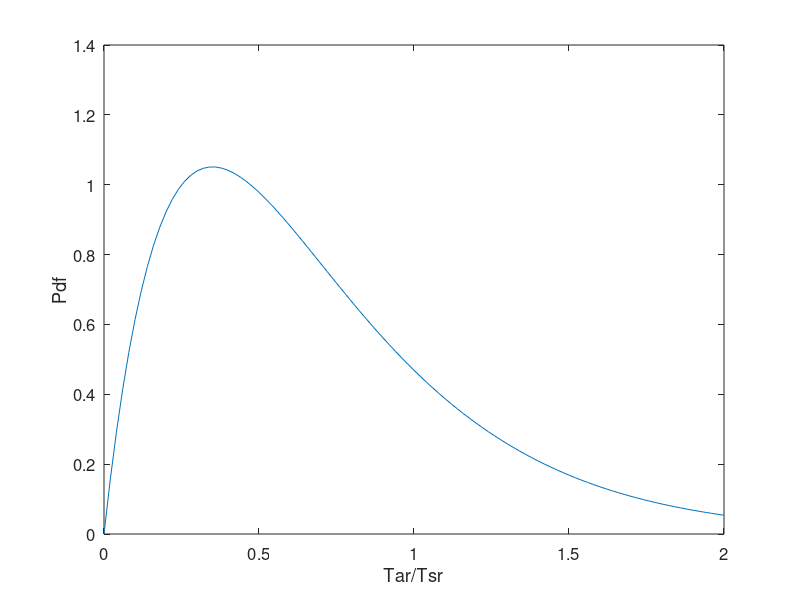
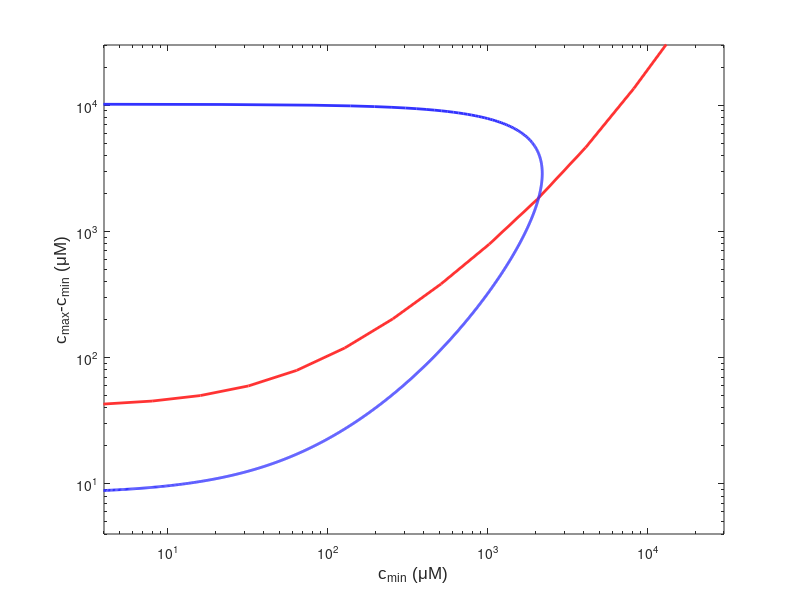

Write the MATLAB code that produced these figures, in order. (Note: this script raises an error after producing the figures.)
% code for obtaining the phase diagram 

clc; clear;
%% parameters for ligand-receptor bindings 
KI1 = 18.2;		%Dissociation constant of MeAsp binding to inactive Tar, unit:uM
KA1 = 3000;     %Dissociation constant of MeAsp binding to active Tar, unit:uM
KI2 = 70;		%Dissociation constant of serine binding to inactive Tsr, unit:uM
KA2 = 1000;     %Dissociation constant of serine binding to active Tsr, unit:uM
KI3 = 1500;		%Dissociation constant of MeAsp binding to inactive Tsr, unit:uM
KA3 = 3500;     %Dissociation constant of MeAsp binding to active Tsr, unit:uM

coff_ita=15; 
cm=2000;       % loading conc. of MeAsp
gm=cm/3;       % drop of MeAsp gradient


%% parameters for log-normal distribution of Tar/Tsr
% f_c= 0.05;   % f_c
% mu = -0.7; 
% sigma = .75; 
% 
% r0=logninv(1-f_c,mu,sigma);
% rL=logninv(f_c,mu,sigma);
% 
% % plot the log-normal distribution
% xx = 10.^(-4:.1:2);
% pdf = lognpdf(xx, mu,sigma);
% figure('color','w'); 
% set(gcf,'unit','centimeters','position',[10 5 4,3]);
% plot(log(xx),xx.*pdf);
% xlim([0,1]); set(gca,'Fontsize',9); box on;
% xlabel('ln(Tar/Tsr)'); ylabel('Probability');    
% 
%% parameters for gamma distribution of Tar/Tsr
f_c= 0.05;   % f_c
mu = 2; 
sigma = .35; 

r0=gaminv(1-f_c,mu,sigma);
rL=gaminv(f_c,mu,sigma);

% plot the log-normal distribution
xx = 0:0.02:2;
pdf = gampdf(xx, mu,sigma);
figure('color','w'); 
set(gcf,'unit','centimeters','position',[10 5 8,5]);
plot(xx,pdf);
xlim([0,2]); set(gca,'Fontsize',12); box on;
xlabel('Tar/Tsr'); ylabel('Pdf');    


%%  phase diagram

% r_min = r_1
x=2.^(0:15);   % c_min
A1=(KA1-KI1)./((cm*2/3+KI1).*(cm*2/3+KA1));
A2=(KA2-KI2)./((x+KI2).*(x+KA2));
A3=(KA3-KI3)./((x+KI3).*(x+KA3));
y=r0*gm.*A1./(A2+r0.*A3);

% r_max = r_2
z=2.^(2:0.01:15);   % c_max
a1=(KA1-KI1)./((cm/3+KI1).*(cm/3+KA1));
a2=(KA2-KI2)./((z+KI2).*(z+KA2));
a3=(KA3-KI3)./((z+KI3).*(z+KA3));
yy=rL.*gm.*a1./(a2+rL.*a3);
xx=z-yy; 
xx(find(xx<0))=0.1; 

figure('color','w'); set(gcf,'unit','centimeters','position',[10 10 8 7]);
loglog(x,y,'color',[1,0.2,0.2],'linewidth',2); hold on;
loglog(xx,yy,'color',[0.2,0.2,1],'linewidth',2);
xlabel('c_m_i_n (\muM)','FontName','Arial','FontSize',12); xlim([4,30000]); xticks([10,100,1000,10000]); 
ylabel('c_m_a_x-c_m_i_n (\muM)','FontName','Arial','FontSize',12); ylim([4,30000]); box on; yticks([10,100,1000,10000]); 
ax=gca; load('MyColormaps.mat'); colormap(ax,mycmap); set(gca,'xscale','log','yscale','log','FontName','Arial','FontSize',10);


%% chemotaxis states from experiments with cells collected at OD=0.1
S1_x = [4,8,16,12000,16000]/3;  
S2_x = [32,64,128,256]/3;
S3_x = [512,1000,1500,2000,3000,4000]/3;  
S4_x = 8000/3;
scatter(S1_x,S1_x,20,'MarkerEdgeColor','k', 'MarkerFaceColor','r', 'LineWidth',1); hold on;
scatter(S2_x,S2_x,20,'MarkerEdgeColor','k', 'MarkerFaceColor','y', 'LineWidth',1); hold on;
scatter(S3_x,S3_x,20,'MarkerEdgeColor','k', 'MarkerFaceColor','b', 'LineWidth',1); hold on;
scatter(S4_x,S4_x,20,'MarkerEdgeColor','k', 'MarkerFaceColor','g', 'LineWidth',1); hold off;
